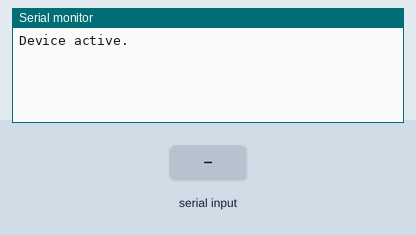
The sketch below on a simulated ESP32. Parts: the last lines printed to the serial monitor. The inputs (shaded band) are chosen by the test bench. Nothing arrives over Bluetooth unless stated.

Above: at 1.2 s.
1.3 s: "1" received over the second serial link
At 2.5 s:
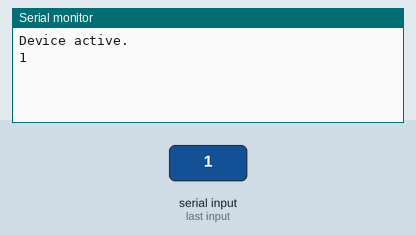
2.8 s: "0" received over the second serial link
At 3.6 s:
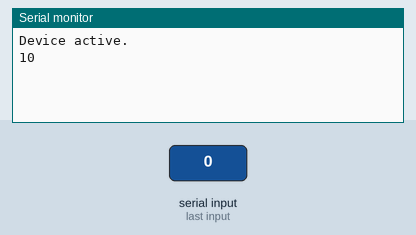

The sketch:

bluetooth_classic.ino
```cpp
#include "BluetoothSerial.h"

#if !defined(CONFIG_BT_ENABLED) || !defined(CONFIG_BLUEDROID_ENABLED)
// Run `make menuconfig` to enable BT
#error Bluetooth unavailable
#endif

BluetoothSerial SerialBT;

void setup() {
  Serial.begin(115200);
  SerialBT.begin("Vulcan IoT"); //Bluetooth device name
  Serial.println("Device active.");
}

void loop() {
  if (Serial.available()) {
    SerialBT.write(Serial.read());
  }
  if (SerialBT.available()) {
    Serial.write(SerialBT.read());
  }
  delay(20);
}
```

Measured:
- after the input at 1.3 s, the serial monitor: prints a new line at once (image 1)
- after the input at 2.8 s, the serial monitor: prints a new line at once (image 2)
